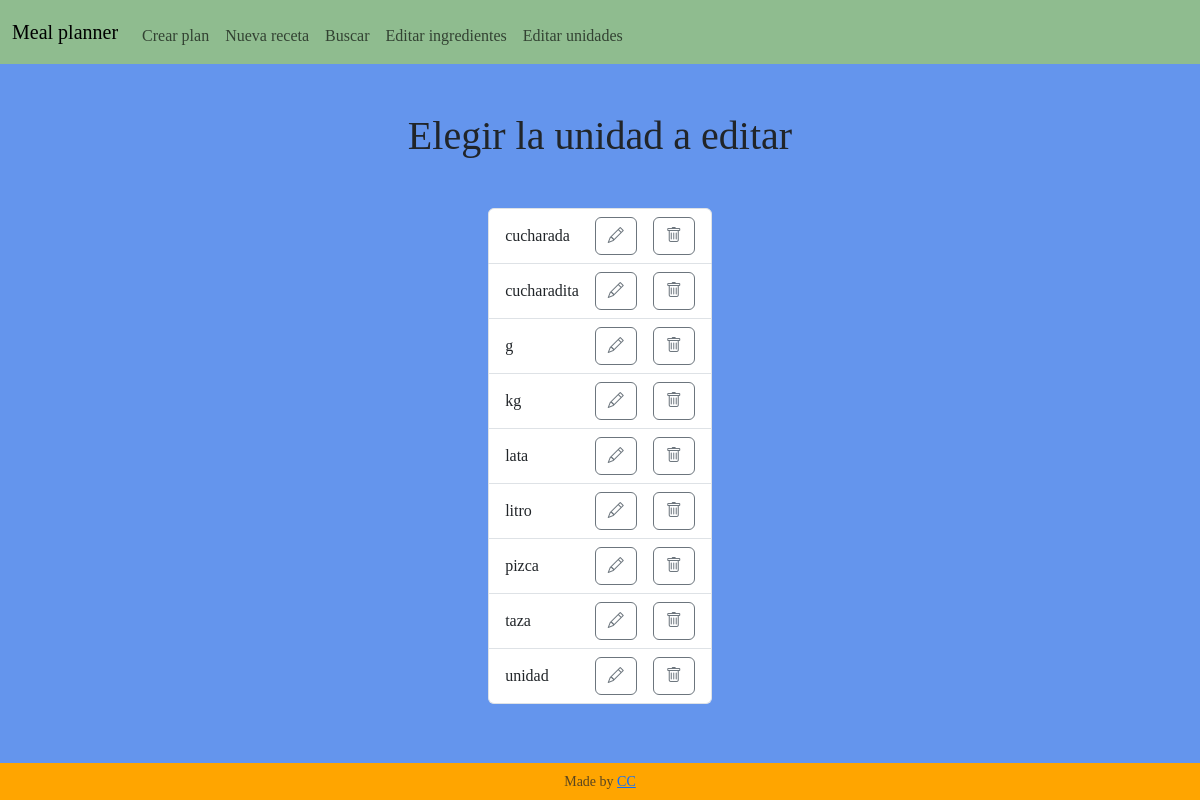
/edit_units, run on an earlier commit of the app's database.
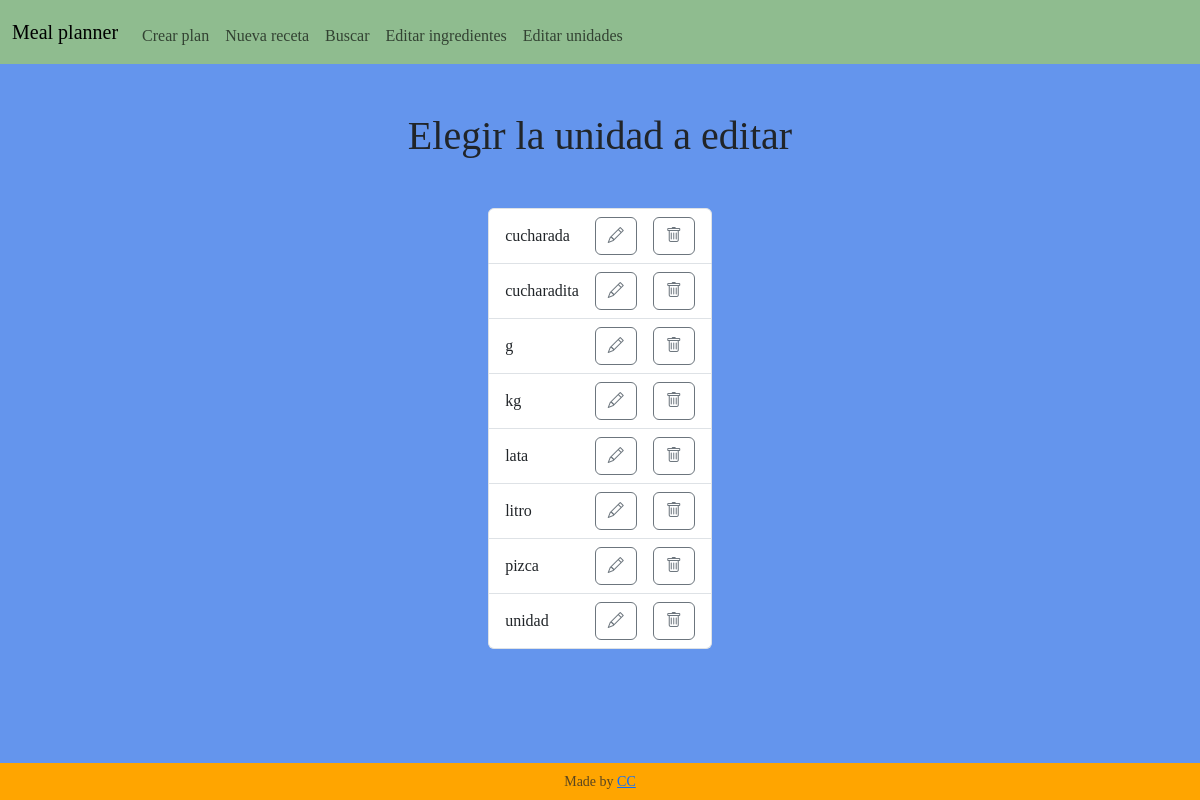
And on a later commit of the database.
### tables this page shows
CREATE TABLE units (id INTEGER PRIMARY KEY AUTOINCREMENT NOT NULL, name TEXT NOT NULL);

### app.py (the view)
@app.route("/edit_units", methods=["GET", "POST"])
def edit_units():
    cur = db_connect()
    cur.execute("SELECT * FROM units ORDER BY name ASC")
    all_units = cur.fetchall()
    db_close(cur)
    return render_template("edit_units.html", all_units=all_units)

### app.py (called while the page is built)
def db_connect():
    con = sqlite3.connect("meal_planner.db")
    con.row_factory = sqlite3.Row
    cur = con.cursor()
    return cur

def db_close(con):
    con.close()

@app.after_request
def after_request(response):
    response.headers["Cache-Control"] = "no-cache, no-store, must-revalidate"
    response.headers["Expires"] = 0
    response.headers["Pragma"] = "no-cache"
    return response

### templates/edit_units.html (shortened to what this page needs)
{% extends "layout.html" %}
{% block main %}
<section class="container-fluid text-center">
    <h1 class="mb-5">Elegir la unidad a editar</h1>
    <ul class="list-group d-inline-flex">
        {% for unit in all_units %}
            <li class="list-group-item d-flex justify-content-between align-items-center">
                <p class="m-0">{{ unit["name"] }}</p>
                <div class="d-flex">
                    <form action="/edit_single_unit" method="get">
                        <button type="submit" class="btn btn-outline-secondary mx-3"><i class="bi bi-pencil"></i></button>
                    </form>
                    <form action="/delete_unit" method="get">
                        <button type="submit" class="btn btn-outline-secondary"><i class="bi bi-trash"></i></button>
                    </form>
                </div>
            </li>
        {% endfor %}
    </ul>
</section>
{% endblock %}

What changed in the data, as far as the page shows it:
removed units: name "taza"
